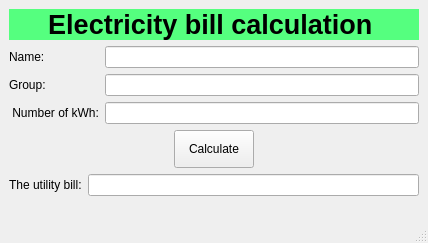
<?xml version="1.0" encoding="UTF-8"?>
<ui version="4.0">
 <class>MainWindow</class>
 <widget class="QMainWindow" name="MainWindow">
  <property name="geometry">
   <rect>
    <x>0</x>
    <y>0</y>
    <width>428</width>
    <height>243</height>
   </rect>
  </property>
  <property name="windowTitle">
   <string>MainWindow</string>
  </property>
  <widget class="QWidget" name="centralwidget">
   <layout class="QVBoxLayout" name="verticalLayout_2">
    <item>
     <layout class="QVBoxLayout" name="verticalLayout">
      <item>
       <widget class="QLabel" name="label">
        <property name="font">
         <font>
          <pointsize>20</pointsize>
          <weight>75</weight>
          <bold>true</bold>
         </font>
        </property>
        <property name="styleSheet">
         <string notr="true">background-color: rgb(85, 255, 127);</string>
        </property>
        <property name="text">
         <string>Electricity bill calculation </string>
        </property>
        <property name="alignment">
         <set>Qt::AlignCenter</set>
        </property>
       </widget>
      </item>
      <item>
       <layout class="QFormLayout" name="formLayout">
        <item row="0" column="0">
         <widget class="QLabel" name="nameLabel">
          <property name="text">
           <string>Name:</string>
          </property>
         </widget>
        </item>
        <item row="0" column="1">
         <widget class="QLineEdit" name="nameLineEdit"/>
        </item>
        <item row="1" column="0">
         <widget class="QLabel" name="groupLabel">
          <property name="text">
           <string>Group:</string>
          </property>
         </widget>
        </item>
        <item row="1" column="1">
         <widget class="QLineEdit" name="groupLineEdit"/>
        </item>
        <item row="2" column="0">
         <widget class="QLabel" name="umberOfKWhUsedLabel">
          <property name="text">
           <string> Number of kWh:</string>
          </property>
         </widget>
        </item>
        <item row="2" column="1">
         <widget class="QLineEdit" name="umberOfKWhUsedLineEdit"/>
        </item>
       </layout>
      </item>
     </layout>
    </item>
    <item>
     <layout class="QVBoxLayout" name="verticalLayout_4">
      <item alignment="Qt::AlignHCenter">
       <widget class="QPushButton" name="pushButton_calc">
        <property name="maximumSize">
         <size>
          <width>150</width>
          <height>150</height>
         </size>
        </property>
        <property name="text">
         <string>Calculate</string>
        </property>
       </widget>
      </item>
      <item>
       <layout class="QFormLayout" name="formLayout_2">
        <item row="0" column="0">
         <widget class="QLabel" name="theUtilityBillLabel">
          <property name="text">
           <string>The utility bill:</string>
          </property>
         </widget>
        </item>
        <item row="0" column="1">
         <widget class="QLineEdit" name="theUtilityBillLineEdit"/>
        </item>
       </layout>
      </item>
     </layout>
    </item>
   </layout>
  </widget>
  <widget class="QMenuBar" name="menubar">
   <property name="geometry">
    <rect>
     <x>0</x>
     <y>0</y>
     <width>428</width>
     <height>22</height>
    </rect>
   </property>
  </widget>
  <widget class="QStatusBar" name="statusbar"/>
 </widget>
 <resources/>
 <connections/>
</ui>
